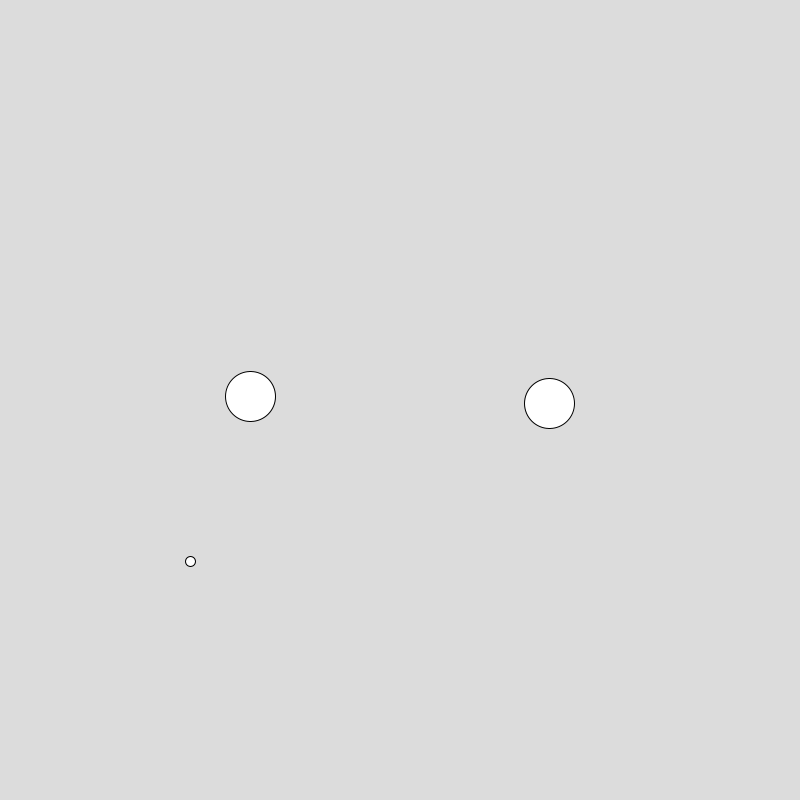
Frame 1 (no input)
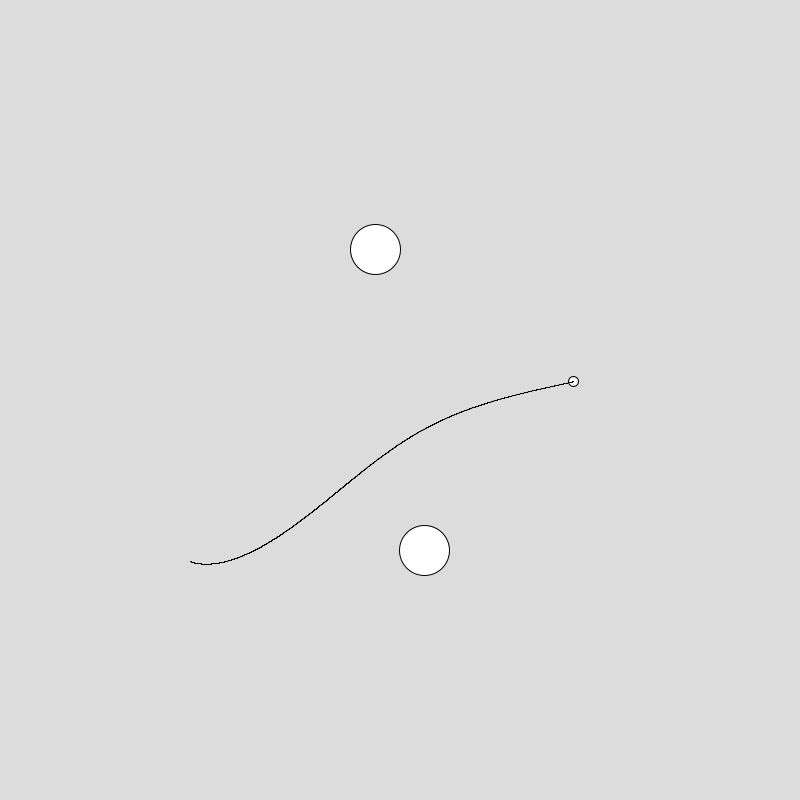
Frame 60 (the mouse pressed at the canvas centre just before this capture)
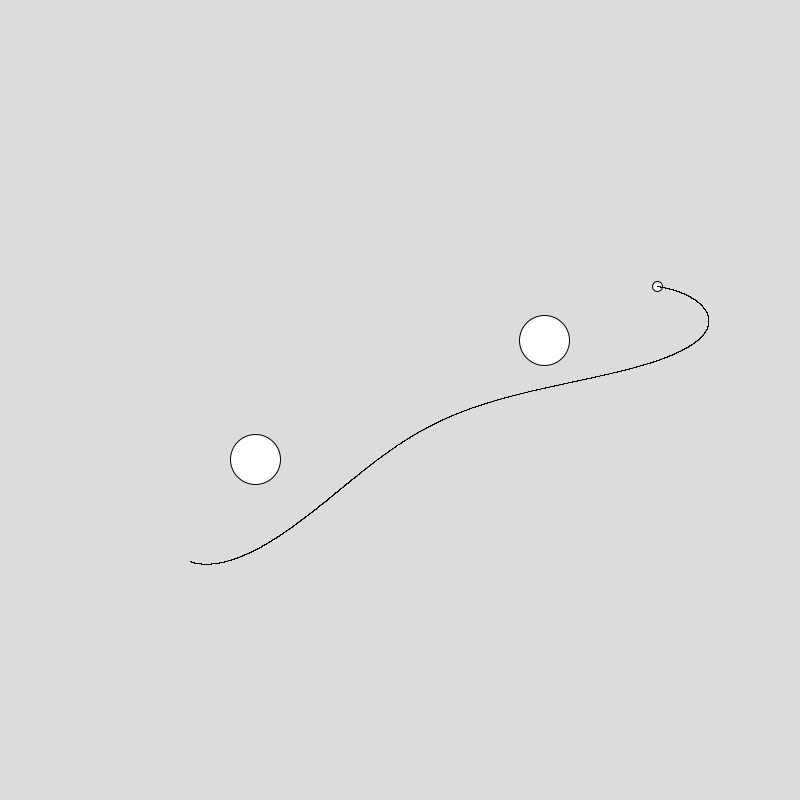
Frame 120 (the mouse held since frame 60 and released just before this capture)

The Processing sketch that drew these frames (run headless with seeded random() and noise(); from frame 60 on, the mouse is pressed at the canvas centre):

// Processing sketch: restrictedThreeBodyProblem
// ── restrictedThreeBodyProblem.pde
Planet[] planets = {};
Satellite sat;
final double G = 200;
final float dt = 0.02;
final float M = 150;
final float r = 150;

class Planet {
  float initAngle, angle, x, y, xVel, yVel, dist, diameter, gravity, mass;
  PVector pos, vel;
  Planet (float initAngle, float xVel, float yVel, float dist, float diameter) {
    this.angle = initAngle;
    this.dist = dist;
    this.x = width/2 + this.dist*cos(this.angle);
    this.y = height/2 + this.dist*sin(this.angle);
    
    this.xVel = xVel;
    this.yVel = yVel;
    
    this.pos = new PVector(this.x, this.y);
    
    this.diameter = diameter;
    
    mass = M;
    gravity = 100;
  }
  
  PVector gravityFrom(Planet b) {
     float planetMass = b.getMass();
     
     PVector vec = new PVector(b.getXPosition() - this.x, b.getYPosition() - this.y);
     PVector gravity = vec.copy().normalize();
     float magnitude = vec.copy().mag();
        
     double gravityMagnitude = G * (this.mass * planetMass) / (Math.pow(magnitude, 2));
     gravity.mult((float) gravityMagnitude);
     
     return gravity;
  }
  
  void drawPlanet() {
    // this.orbit();
    circle(this.x, this.y, this.diameter);
  }
  
  float getMass() {
     return mass; 
  }
  
  float getGravity() {
     return gravity; 
  }
  
  float getXPosition() {
     return this.x; 
  }
  
  float getYPosition() {
    return this.y; 
  }
  
  float getXVelocity() {
     return this.xVel; 
  }
  
  float getYVelocity() {
    return this.yVel; 
  }
  
  float getRadius() {
    return this.diameter / 2;
  }
  
  void setXPosition(float x) {
    this.x = x;
  }
  
  void setYPosition(float y) {
    this.y = y; 
  }
  
  void setXVelocity(float xVel) {
    this.xVel = xVel;
  }
  
  void setYVelocity(float yVel) {
    this.yVel = yVel; 
  }
}

class Satellite {
  Planet[] planets;
  float x, y, xVel, yVel, diameter, mass;
  float[] pathX, pathY;
  Satellite (Planet[] planets) {
    this.planets = planets;
  
    float spawnDist, spawnAngle;
    PVector netAccel = new PVector();
    boolean badSpawn;
    float minPlanetDist = planets[0].getRadius() + 40; // must be safely outside planet radius (50) + margin
  
    do {
      spawnDist = random(r+20, r+120);   // orbit OUTSIDE the planets' own orbit (r=200)
      spawnAngle = random(TWO_PI);
      float testX = width/2 + spawnDist * cos(spawnAngle);
      float testY = height/2 + spawnDist * sin(spawnAngle);
  
      badSpawn = false;
      netAccel.set(0, 0);
  
      for (Planet p : planets) {
        float dx = p.getXPosition() - testX;
        float dy = p.getYPosition() - testY;
        float d = sqrt(dx*dx + dy*dy);
  
        if (d < minPlanetDist) {
          badSpawn = true;
        }
  
        float aMag = (float)(G * p.getMass() / (d * d));
        netAccel.add(aMag * dx / d, aMag * dy / d);
      }
  
      this.x = testX;
      this.y = testY;
    } while (badSpawn);
  
    float accelMag = netAccel.mag();
    float pullAngle = atan2(netAccel.y, netAccel.x);
    float tangentAngle = pullAngle + HALF_PI;
  
    float vCirc = sqrt(accelMag * spawnDist);
    vCirc = constrain(vCirc, 2, 8);   // clamp to a sane range regardless of local field spikes
  
    float angleJitter = random(-0.15, 0.15);
    float speedFactor = random(0.8, 1.05);
  
    float speed = vCirc * speedFactor;
    this.xVel = speed * cos(tangentAngle + angleJitter);
    this.yVel = speed * sin(tangentAngle + angleJitter);
  
    this.mass = 0.0015;
    this.diameter = 10;
  
    this.pathX = new float[0];
    this.pathY = new float[0];
  }
  
  // Runs the same physics as updatePos() but on a throwaway copy of state,
  // without touching pathX/pathY or drawing anything.
  boolean survivesTrial(int steps) {
    float tx = this.x, ty = this.y, txVel = this.xVel, tyVel = this.yVel;
    
    // Also need a copy of planet positions/velocities so the trial doesn't
    // permanently advance the real simulation.
    float[] px = new float[planets.length];
    float[] py = new float[planets.length];
    float[] pxVel = new float[planets.length];
    float[] pyVel = new float[planets.length];
    for (int i = 0; i < planets.length; i++) {
      px[i] = planets[i].getXPosition();
      py[i] = planets[i].getYPosition();
      pxVel[i] = planets[i].getXVelocity();
      pyVel[i] = planets[i].getYVelocity();
    }
    
    for (int step = 0; step < steps; step++) {
      // advance fake planets (mirrors updatePlanets logic)
      PVector[] accel = new PVector[planets.length];
      for (int i = 0; i < planets.length; i++) {
        PVector total = new PVector();
        for (int j = 0; j < planets.length; j++) {
          if (i == j) continue;
          float dx = px[j] - px[i];
          float dy = py[j] - py[i];
          float d = sqrt(dx*dx + dy*dy);
          float aMag = (float)(G * planets[j].getMass() / (d*d));
          total.add(aMag * dx / d, aMag * dy / d);
        }
        accel[i] = total;
      }
      for (int i = 0; i < planets.length; i++) {
        pxVel[i] += accel[i].x * dt;
        pyVel[i] += accel[i].y * dt;
        px[i] += pxVel[i] * dt;
        py[i] += pyVel[i] * dt;
      }
      
      // advance fake satellite
      PVector totalForce = new PVector();
      for (int i = 0; i < planets.length; i++) {
        float dx = px[i] - tx;
        float dy = py[i] - ty;
        float d = sqrt(dx*dx + dy*dy);
        
        if (d < planets[i].getRadius()) return false; // collision
        
        float fMag = (float)(G * (this.mass * planets[i].getMass()) / (d*d));
        totalForce.add(fMag * dx / d, fMag * dy / d);
      }
      
      float ax = totalForce.x / mass;
      float ay = totalForce.y / mass;
      txVel += ax * dt;
      tyVel += ay * dt;
      tx += txVel * dt;
      ty += tyVel * dt;
      
      if (tx < 0 || tx > width || ty < 0 || ty > height) return false; // flew off
    }
    
    return true; // survived the whole trial
  }
  
  void drawSatellite() {
    circle(this.x, this.y, this.diameter);
  }
  
  PVector[] getDistanceToPlanets() {
    PVector[] dists = new PVector[0];
    for (Planet planet : this.planets) {
      float planetXPosition = planet.getXPosition();
      float planetYPosition = planet.getYPosition();
     
      PVector distanceToPlanet = new PVector(planetXPosition - this.x, planetYPosition - this.y);
      dists = (PVector[]) append(dists, distanceToPlanet);
   }
   
   return dists;
  }
  
  PVector[] getForcesFromPlanets() {
    PVector[] dists = this.getDistanceToPlanets();
    PVector[] forces = new PVector[0];
    for (int i = 0; i < this.planets.length; i++) {
        float planetMass = this.planets[i].getMass();
        PVector gravity = dists[i].copy().normalize();
        float magnitude = dists[i].copy().mag();
        
        double gravityMagnitude = G * (this.mass * planetMass) / (Math.pow(magnitude, 2));
        gravity.mult((float) gravityMagnitude);
        
        forces = (PVector[]) append(forces, gravity);
    }
    return forces;
  }
  
  boolean checkCollision() {
    boolean collided = false;
    for (Planet planet : this.planets) {
      float planetXPosition = planet.getXPosition();
      float planetYPosition = planet.getYPosition();
      
      if (dist(planetXPosition, planetYPosition, this.x, this.y) < planet.getRadius()) {
        collided = true; 
      }
      
      if (this.x < 0 || this.x > width || this.y < 0 || this.y > height) {
        collided = true; 
      }
    }
    
   return collided; 
  }
  
  void updatePos() {
    boolean collided = checkCollision();
    if (collided) {
     System.out.println("I crashed or flew off!"); 
     noLoop();
    }
    
    float ax, ay;
    PVector totalForce = new PVector();
    PVector[] forces = this.getForcesFromPlanets();
    for (PVector force : forces) {
      totalForce.add(force);
    }
    
    ax = totalForce.x / mass;
    ay = totalForce.y / mass;
    
    this.xVel += ax * dt;
    this.yVel += ay * dt;
      
    this.x += this.xVel * dt;
    this.y += this.yVel * dt;
    
    this.pathX = append(this.pathX, this.x);
    this.pathY = append(this.pathY, this.y);
    
    if (pathX.length > 5000) {
      pathX = subset(pathX, 1, pathX.length - 1);
      pathY = subset(pathY, 1, pathY.length - 1);
    }
  }
  
  void drawPath() {
    for (int i = 1; i < pathX.length; i++) {
      line(pathX[i-1], pathY[i-1], pathX[i], pathY[i]);
    }
  }
}

void updatePlanets() {
    
    PVector gravityPlanet1 = planets[0].gravityFrom(planets[1]);
    PVector gravityPlanet0 = planets[1].gravityFrom(planets[0]);
    PVector[] gravityPlanets = {gravityPlanet1, gravityPlanet0};
    
    for (int i = 0; i < planets.length; i++) {
      float ax = gravityPlanets[i].x / planets[i].getMass();
      float ay = gravityPlanets[i].y / planets[i].getMass();
      
      float newXVel = planets[i].getXVelocity() + ax*dt;
      float newYVel = planets[i].getYVelocity() + ay*dt;
      planets[i].setXVelocity(newXVel);
      planets[i].setYVelocity(newYVel);
      
      planets[i].x += planets[i].xVel * dt;
      planets[i].y += planets[i].yVel * dt;
    }
}

void setup() {
  size(800, 800);
  
  Planet planetA = new Planet(0, 0, 7.15, r, 50);
  Planet planetB = new Planet(PI, 0, -7.15, r, 50);
  planets = (Planet[]) append(planets, planetA);
  planets = (Planet[]) append(planets, planetB);
  
  int trialSteps = 25 * 200; // simulate ~200 "frames" worth ahead (~4 sim-seconds)
  int maxAttempts = 500;
  
  for (int attempt = 0; attempt < maxAttempts; attempt++) {
    sat = new Satellite(planets);
    if (sat.survivesTrial(trialSteps)) {
      println("Found a keeper after " + (attempt + 1) + " attempt(s)");
      break;
    }
  }
}

void draw() {
  background(220);
  sat.drawSatellite();
  sat.drawPath();
  for (int i = 0; i < 25; i++) {
    updatePlanets();
    sat.updatePos();
  }
  
  for (Planet planet : planets) {
    planet.drawPlanet(); 
  }
}
